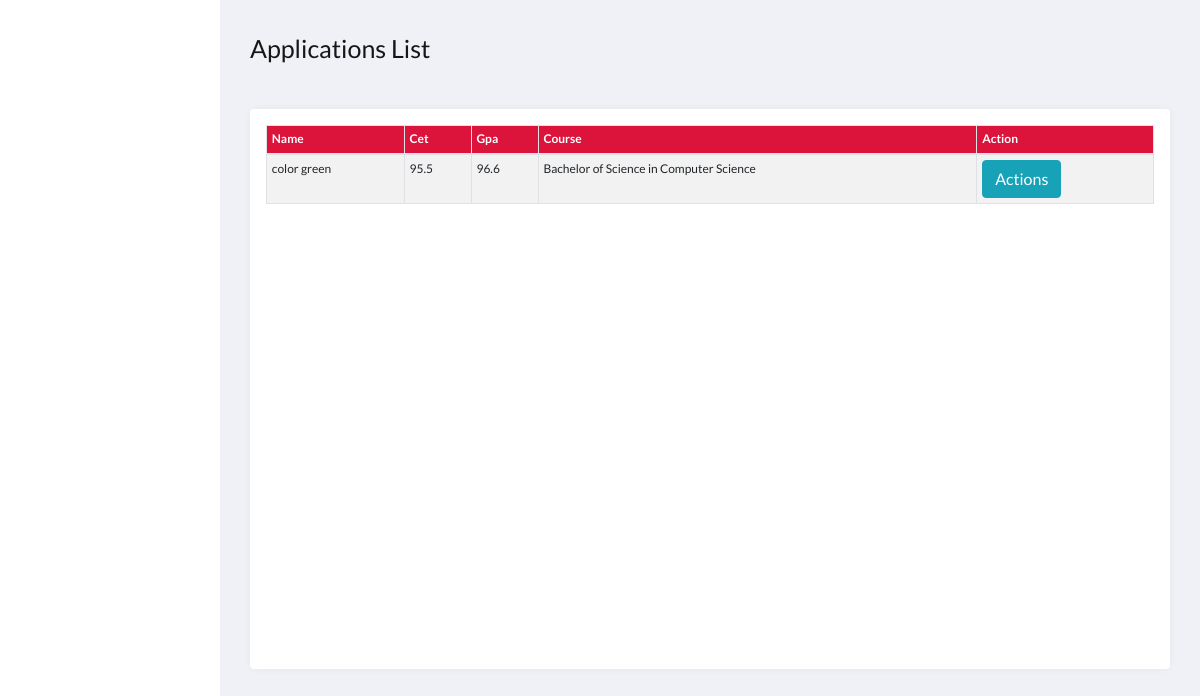
/admin/admin.main.php, run on the app's committed database.
### tables this page shows
CREATE TABLE `selectedcourse` (
  `id` int(11) NOT NULL,
  `user_id` int(11) NOT NULL,
  `course_id` int(11) NOT NULL,
  `file_id` int(11) NOT NULL,
  `userStatus` varchar(100) DEFAULT NULL,
  `date` varchar(200) NOT NULL
);

CREATE TABLE `users` (
  `id` int(11) NOT NULL,
  `username` varchar(100) NOT NULL,
  `fname` varchar(100) NOT NULL,
  `lname` varchar(100) NOT NULL,
  `email` varchar(100) NOT NULL,
  `user_type` varchar(100) NOT NULL,
  `password` varchar(100) NOT NULL
);

CREATE TABLE `attachment` (
  `id` int(11) NOT NULL,
  `cet_path` text NOT NULL,
  `gmoral_path` text NOT NULL,
  `gpa_path` text NOT NULL,
  `shiftee_path` text DEFAULT NULL,
  `user_id` int(100) NOT NULL,
  `cetValue` varchar(100) NOT NULL,
  `gpaValue` varchar(100) NOT NULL
);

CREATE TABLE `coursestbl` (
  `course_id` int(11) NOT NULL,
  `course_name` varchar(255) NOT NULL,
  `course_description` varchar(1000) NOT NULL,
  `college_id` int(11) NOT NULL,
  `course_img` text DEFAULT NULL,
  `quota` int(200) DEFAULT NULL,
  `waiting` int(200) DEFAULT NULL,
  `cet_req` float DEFAULT NULL,
  `gpa_req` float DEFAULT NULL
);

### admin/admin.main.php (the view, shortened to what this page needs)
<?php
include('../functions.php');
?>
<!DOCTYPE html>
<html lang="en">
<head>
    <link rel="stylesheet" href="../bootstrap4/css/bootstrap.min.css">
    <link href="//maxcdn.bootstrapcdn.com/font-awesome/4.7.0/css/font-awesome.min.css" rel="stylesheet">
    <link rel="stylesheet" href="../css/admin.style.css">
    <link rel="stylesheet" type="text/css" href="../DataTables/datatables.css">
</head>
<body>
      <section class="page-content">
        <section class="btn-group">
          <p class="section-name">Applications List</p>
        </section>
        <section class="grid">
          <article>
              <div class="table table-responsive-sm table-responsive-md table-responsive-lg table-responsive-xl mx-3 my-3">
                <table class="table table-sm table-striped table-bordered table-hover" id="printable-table">
                    <thead class="thead">
                    <?php $results = mysqli_query($db, "SELECT * from selectedcourse
                      LEFT JOIN users ON selectedcourse.user_id = users.id
                      LEFT JOIN coursestbl ON selectedcourse.course_id = coursestbl.course_id
                      LEFT JOIN attachment ON selectedcourse.file_id = attachment.id WHERE userStatus='PENDING'")?>
                        <tr>
                            <th>Name</th>
                            <th>Cet</th>
                            <th>Gpa</th>
                            <th>Course</th>
                            <th>Action </th>
                        </tr>
                    </thead>
                    <tbody class="tbody">
                        <?php while ($row = mysqli_fetch_array($results)) { ?>
                            <tr>
                          <td><?php echo $row['fname']; ?> <?php echo $row['lname']; ?></td>
                          <td><?php echo $row['cetValue']; ?></td>
                          <td><?php echo $row['gpaValue']; ?></td>
                          <td><?php echo $row['course_name']; ?></td>
                          <td>
                            <button type="button" class ="btn btn-info actionbtn">Actions</button>
                          </td>
                        <?php
                          }
                        ?>
                    </tbody>
                </table>
              </div>
          </article>
        </section>
      </section>
</body>
</html>

### css/admin.style.css (style rules this page uses)
:root { --page-header-bgColor: crimson; --page-header-bgColor-hover: rgba(0, 0, 0, 0.103); --page-header-txtColor: white; --page-header-headingColor: rgb(202, 198, 198); --page-header-width: 220px; --page-content-bgColor: #f0f1f6; --page-content-txtColor: #171616; --page-content-blockColor: #fff; --border-radius: 4px; --box-shadow: 0 0 10px -2px rgba(0, 0, 0, 0.075); }
* { padding: 0; margin: 0; box-sizing: border-box; }
a,button { color: inherit; }
button { cursor: pointer; }
button, input { border: none; }
body { font: 16px/1.5 "Lato", sans-serif; }
.page-content { position: relative; left: var(--page-header-width); width: calc(100% - var(--page-header-width)); min-height: 100vh; padding: 30px; color: var(--page-content-txtColor); background: var(--page-content-bgColor); }
.btn-group { display: grid; grid-template-columns: 1fr auto; grid-column-gap: 0px; align-items: center; background: var(--page-content-bgColor); margin-bottom: 25px; }
.btn-group .section-name { font-size: 25px; }
.page-content .grid .thead { background-color: var(--page-header-bgColor); color: white; font-size: 12px; }
.page-content .grid .tbody { font-size: 12px; }
.page-content .grid > article { display: flex; min-height: 70vh; height: 100%; background: var(--page-content-blockColor); border-radius: var(--border-radius); box-shadow: var(--box-shadow); }

### data on the page
selectedcourse: user.fname "color", user.lname "green", file.cetValue "95.5", file.gpaValue "96.6", course.course_name "Bachelor of Science in Computer Science"
